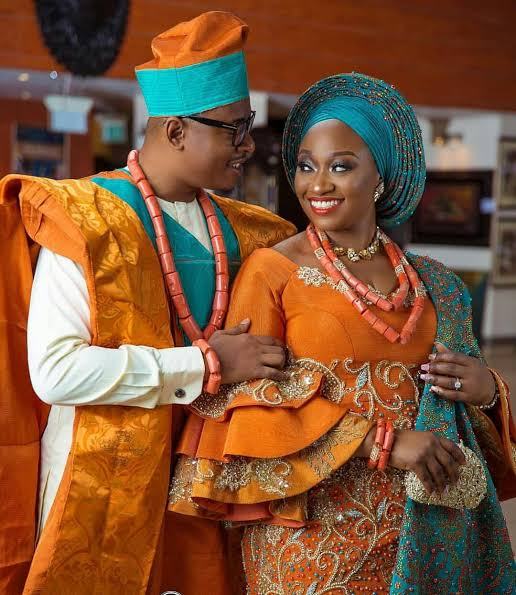
#> input picture Image_Processing/images/kee.jpeg, 516 x 595 px, found by its file name
$ python color_space.py   (Python 2 division)
#> lines starting #> are read from the running program, lines starting #| are printed output that depends on the picture
#Exploring looking at individual colors
#import all needed libraries

import numpy as np
import sys
import cv2

#load image
image = cv2.imread("image/kee.jpeg")
#> image is the input picture: shape (595, 516, 3); mean B, G, R 55.8, 84.6, 127.8

#opencv splite functions splite image in diffrent index
B, G, R = cv2.split(image)
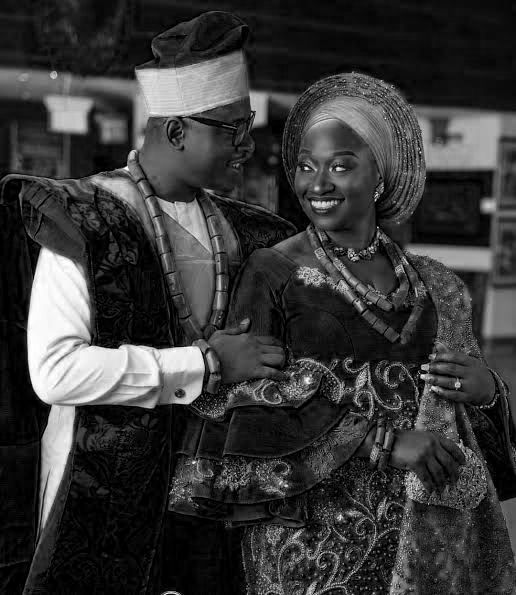
#> B: shape (595, 516); min 0, max 255, mean 55.8
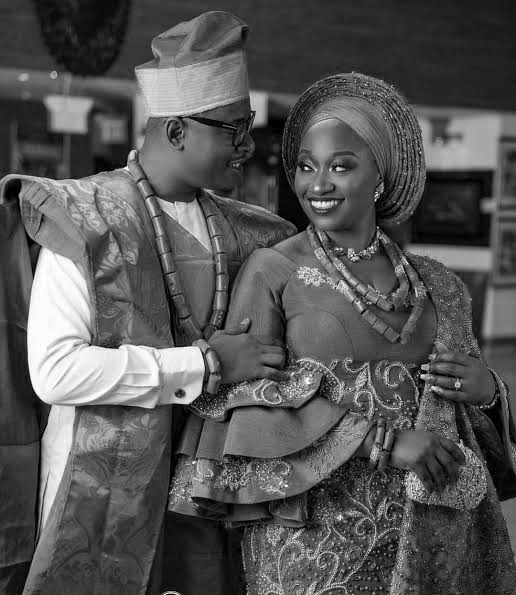
#> G: shape (595, 516); min 0, max 255, mean 84.6
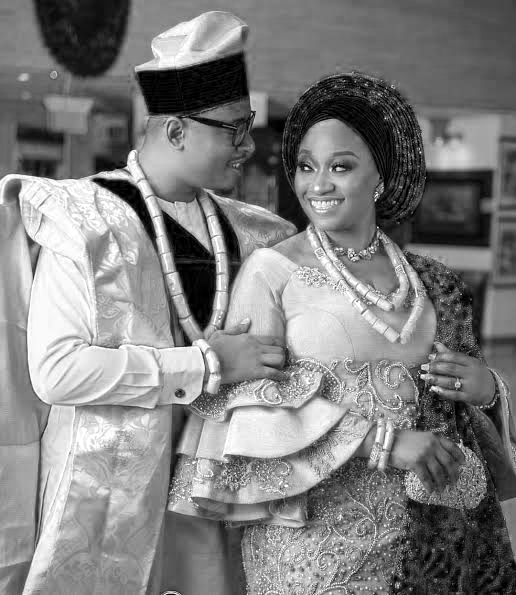
#> R: shape (595, 516); min 0, max 255, mean 127.8

print B.shape
#| (595, 516)
cv2.imshow("red", R)
cv2.imshow("green", G)
cv2.imshow("blue", B)
cv2.waitKey(0) #waitandkill


#Now Merge all to get the original images
merge = cv2.merge([B,G,R])
cv2.imshow("Merged",merge)

#Now let applify the colors
merged = cv2.merge([B+100,G+100,R])
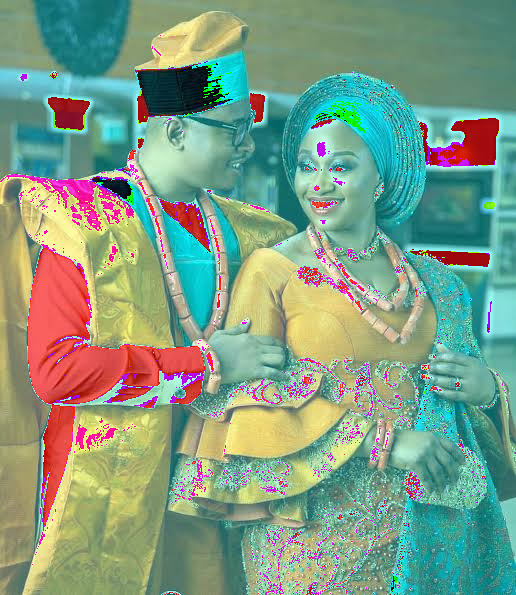
#> merged: shape (595, 516, 3); mean B, G, R 133.1, 156.2, 127.8
cv2.imshow("Amplified Image",merged)
cv2.waitKey(0)


#using spite functions to see the actual colores

#We create a matrix of zeros
# with the dimention of h x w
zeros = np.zeros(image.shape[:2], dtype = "uint8")
cv2.imshow("Red",cv2.merge([zeros,zeros,R]))
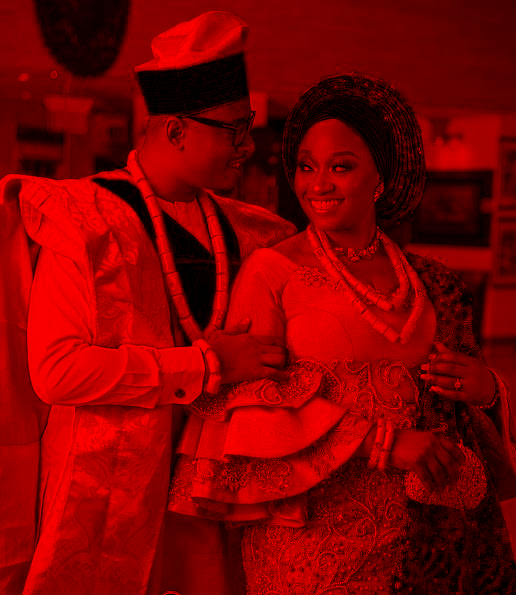
#> window 'Red': shape (595, 516, 3); mean B, G, R 0, 0, 127.8
cv2.imshow("Green",cv2.merge([zeros,G,zeros]))
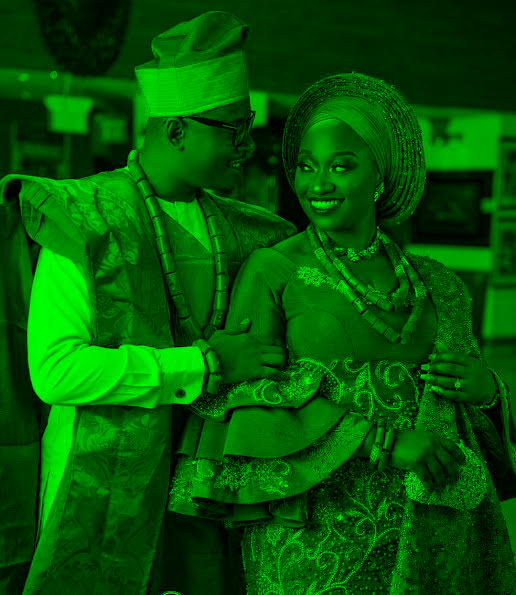
#> window 'Green': shape (595, 516, 3); mean B, G, R 0, 84.6, 0
cv2.imshow("Blue",cv2.merge([B,zeros,zeros]))
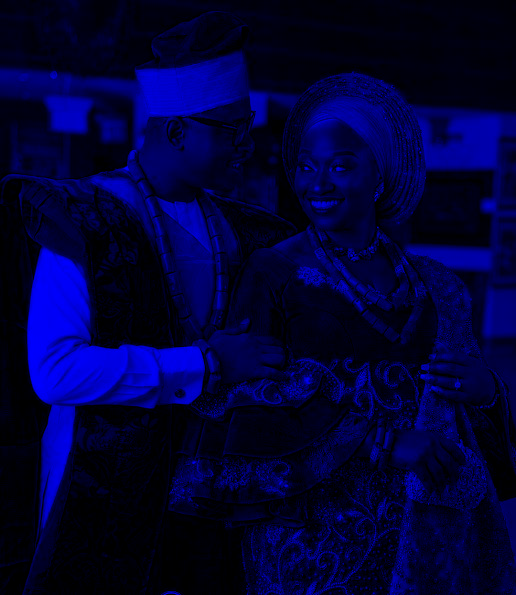
#> window 'Blue': shape (595, 516, 3); mean B, G, R 55.8, 0, 0

cv2.waitKey(0)
#> (the run stopped early here; a loop or call above may not have finished)

$ run again, with Image_Processing/images/blob.JPG copied over Image_Processing/images/kee.jpeg
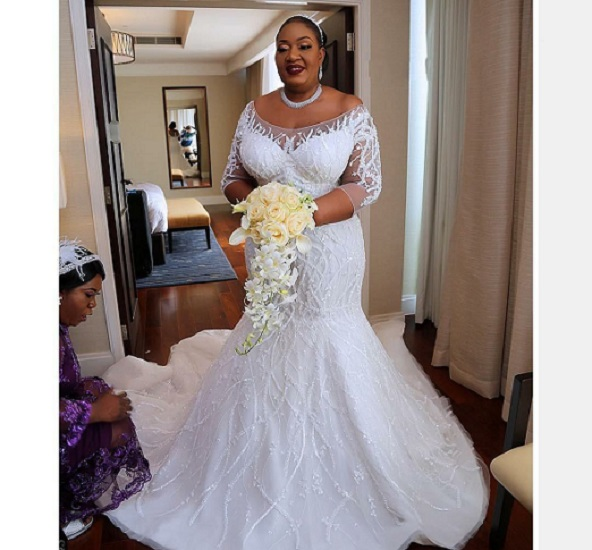
#> input picture Image_Processing/images/blob.JPG, 592 x 550 px, found by its file name
#> image is the input picture: shape (550, 592, 3); mean B, G, R 148.2, 150.1, 160.6
#| (550, 592)
#> `cv2.imshow("Green",cv2.merge([zeros,G,zeros]))`:
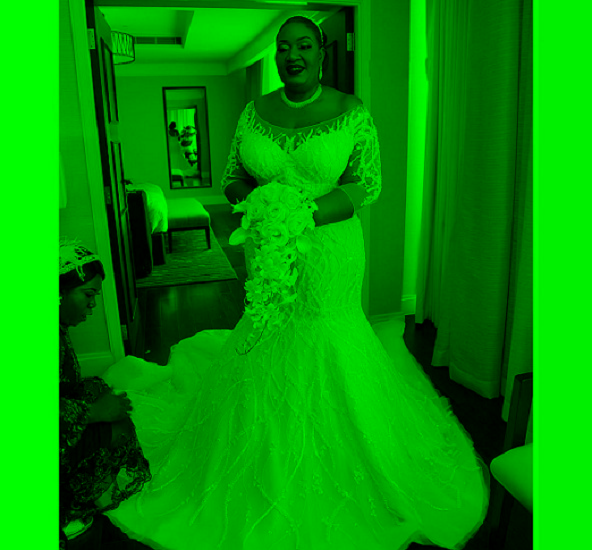
#> window 'Green': shape (550, 592, 3); mean B, G, R 0, 150.1, 0
#> `cv2.imshow("Blue",cv2.merge([B,zeros,zeros]))`:
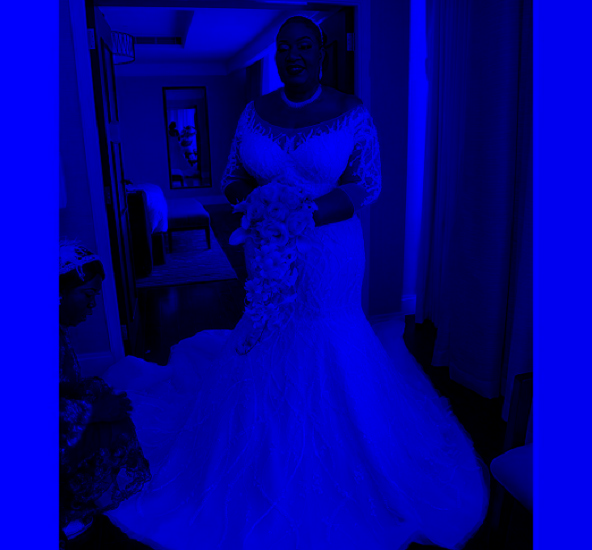
#> window 'Blue': shape (550, 592, 3); mean B, G, R 148.2, 0, 0

$ run again, with Image_Processing/images/hux.jpg copied over Image_Processing/images/kee.jpeg
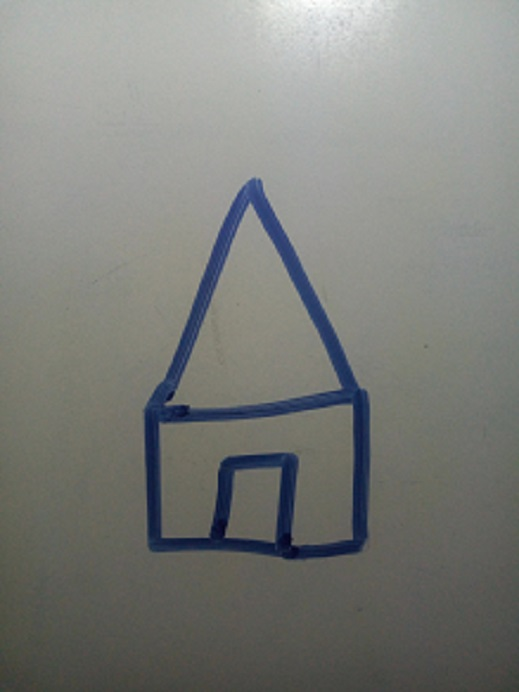
#> input picture Image_Processing/images/hux.jpg, 519 x 692 px, found by its file name
#> image is the input picture: shape (692, 519, 3); mean B, G, R 122.6, 126.6, 125
#| (692, 519)
#> `cv2.imshow("Green",cv2.merge([zeros,G,zeros]))`:
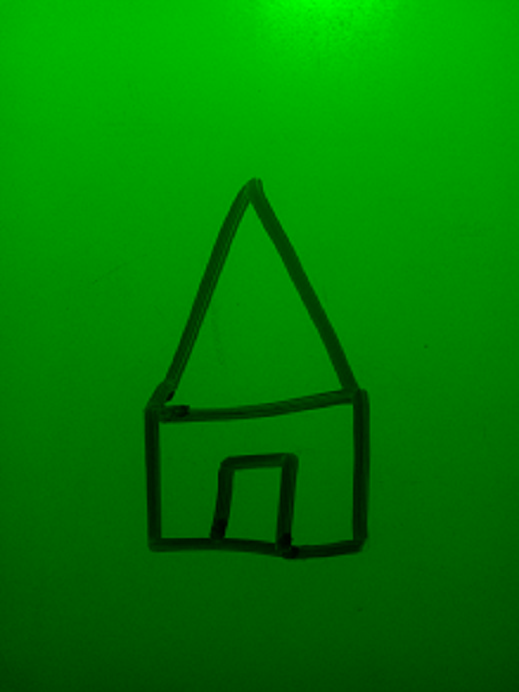
#> window 'Green': shape (692, 519, 3); mean B, G, R 0, 126.6, 0
#> `cv2.imshow("Blue",cv2.merge([B,zeros,zeros]))`:
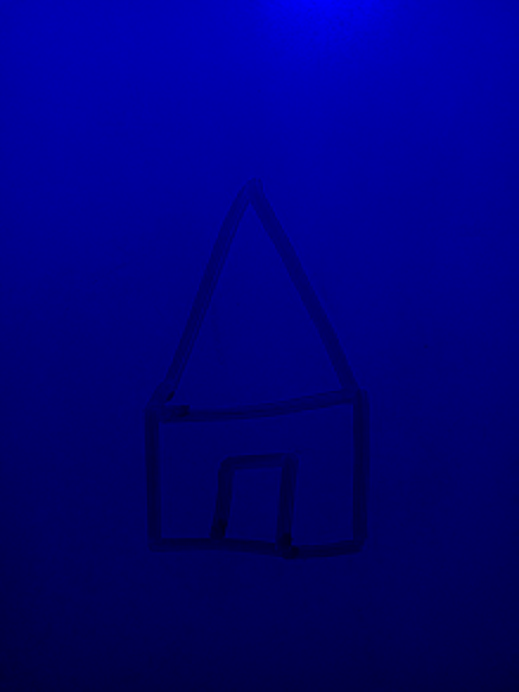
#> window 'Blue': shape (692, 519, 3); mean B, G, R 122.6, 0, 0

$ run again, with Image_Processing/images/huz.jpg copied over Image_Processing/images/kee.jpeg
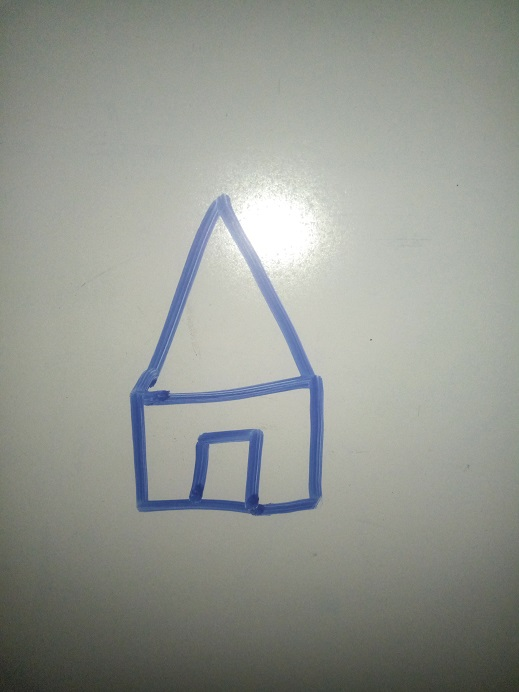
#> input picture Image_Processing/images/huz.jpg, 519 x 692 px, found by its file name
#> image is the input picture: shape (692, 519, 3); mean B, G, R 145.1, 151.8, 148.5
#| (692, 519)
#> `cv2.imshow("Blue",cv2.merge([B,zeros,zeros]))`:
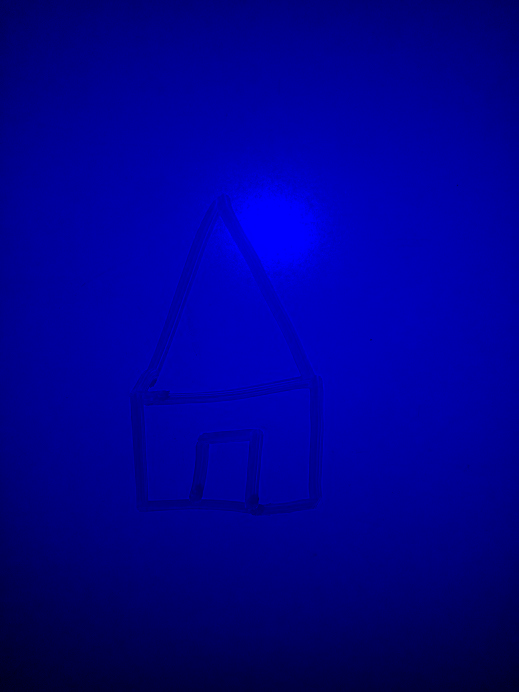
#> window 'Blue': shape (692, 519, 3); mean B, G, R 145.1, 0, 0
